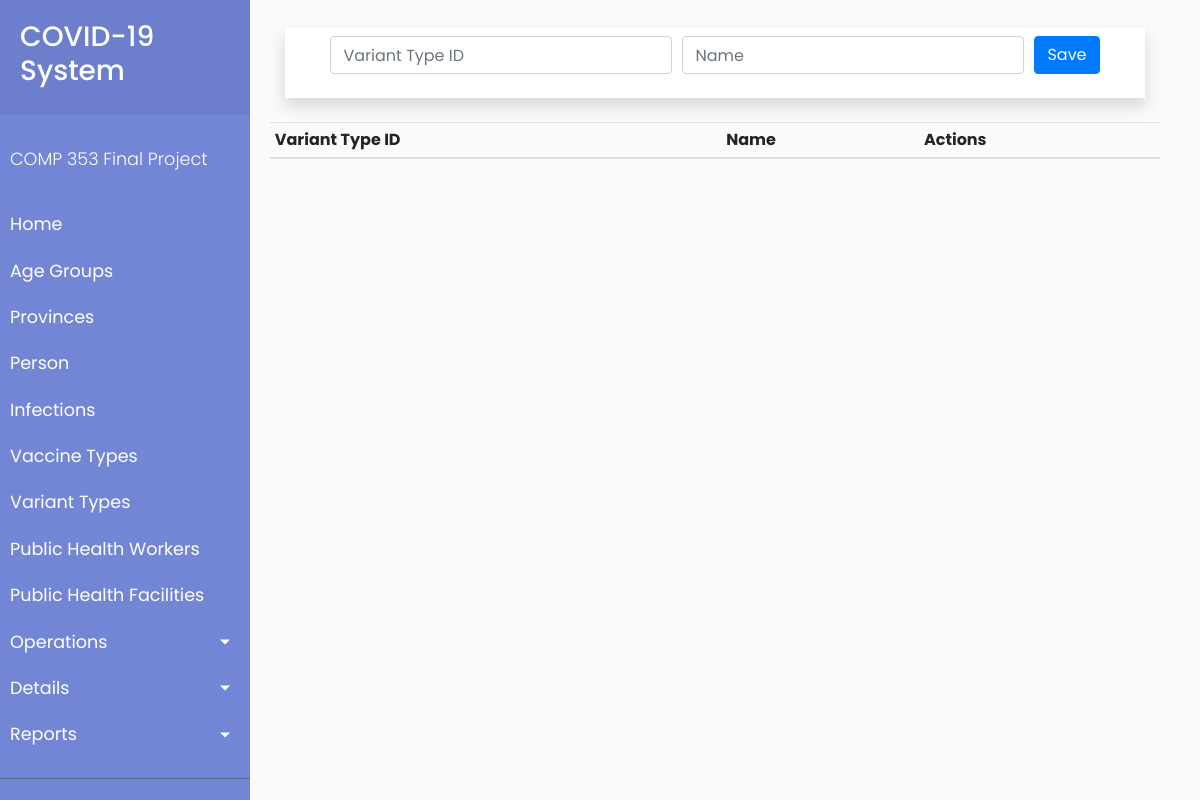
Before: /client/variantType.php with the older database file.
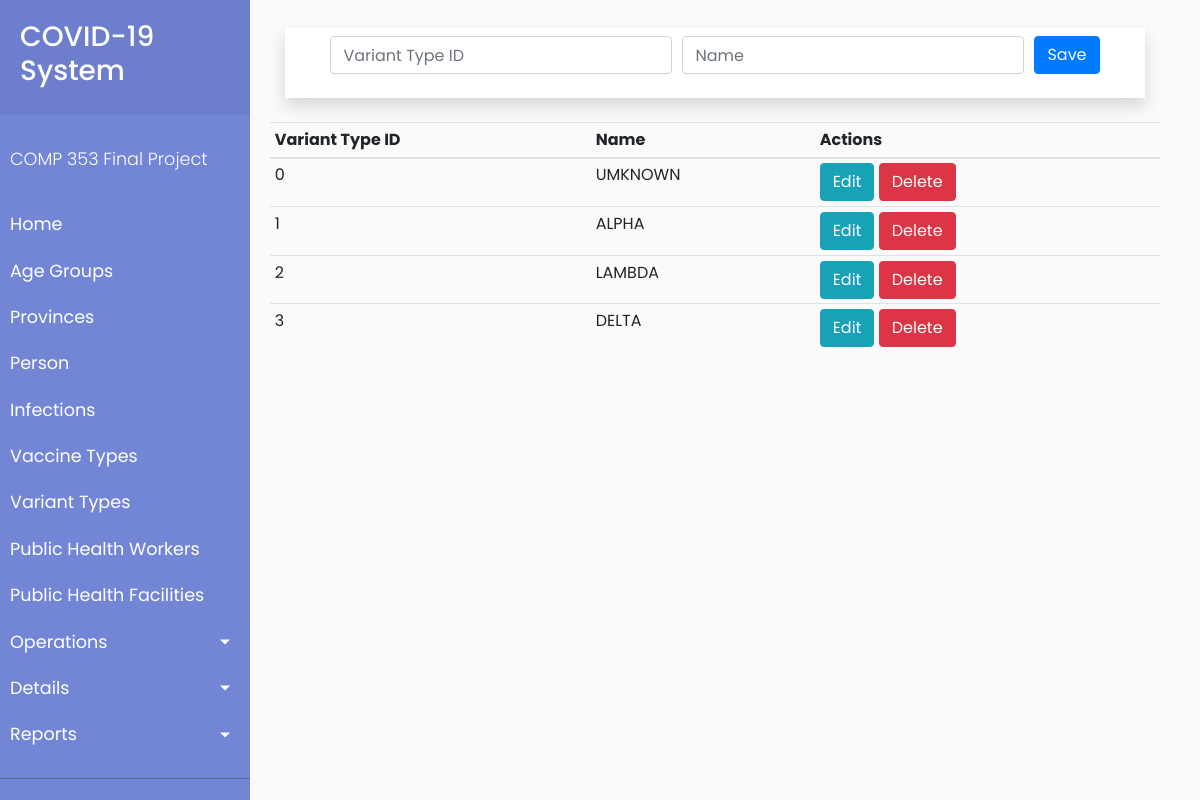
After: the same page with the newer database file.
### tables this page shows
CREATE TABLE VariantType (
  variantTypeID INT,
  name VARCHAR(100),
  PRIMARY KEY (variantTypeID)
);

### client/processVariantType.php (called while the page is built, shortened)
<?php
$update = false;
$variantTypeID = '';
$name = '';
?>

### client/variantType.php (the view, shortened to what this page needs)
<?php
    include('common/header.php');
?>
        <div id="content">
            <?php require_once 'processVariantType.php'; ?>
            <div class="container">
                <div class="container mt-2 mb-4 p-2 shadow bg-white">
                    <div class="row justify-content-center">
                        <form action="processVariantType.php" method="POST">
                            <div class="form-row justify-center">
                                <div class="col-auto form-group">
                                    <input type="number" name="variantTypeID" class="form-control" value="<?php echo $variantTypeID; ?>" placeholder="Variant Type ID">
                                </div>
                                <div class="col-auto form-group">
                                    <input type="text" name="name" class="form-control" value="<?php echo $name; ?>" placeholder="Name">
                                </div>
                                <div class="col-auto form-group">
                                    <?php
                                    if ($update == true) :
                                    ?>
                                        <button type="submit" name="update" class="btn btn-info">Update</button>
                                    <?php else : ?>
                                        <button type="submit" name="save" class="btn btn-primary">Save</button>
                                    <?php endif; ?>
                                </div>
                        </form>
                    </div>
                </div>
            </div>
            <?php
            $mysqli = new mysqli('c353.c9ohujn2mpyl.us-east-1.rds.amazonaws.com', 'admin', 'hello123', 'PROJECT') or die(mysqli_error($mysqli));
            $result = $mysqli->query("SELECT * FROM VariantType") or die($mysqli->error);
            ?>
            <div class="row justify-content-center">
                <table class="table table-sm">
                    <thead>
                        <tr>
                            <th>Variant Type ID</th>
                            <th>Name</th>
                            <th colspan=2>Actions</th>
                        </tr>
                    </thead>
                    <?php while ($row = $result->fetch_assoc()) : ?>
                        <tr>
                            <td><?php echo $row['variantTypeID']; ?></td>
                            <td><?php echo $row['name']; ?></td>
                            <td>
                                <a href="variantType.php?edit=<?php echo $row['variantTypeID']; ?>" class="btn btn-info"> Edit </a>
                                <a href="processVariantType.php?delete=<?php echo $row['variantTypeID']; ?>" class="btn btn-danger"> Delete </a>
                            </td>
                        </tr>
                    <?php endwhile; ?>
                </table>
            </div>
            </div>
        </div>
<?php
    include('common/footer.php');
?>

Changed rows visible on the page:
added varianttype: variantTypeID "0", name "UMKNOWN"
added varianttype: variantTypeID "1", name "ALPHA"
added varianttype: variantTypeID "2", name "LAMBDA"
added varianttype: variantTypeID "3", name "DELTA"
